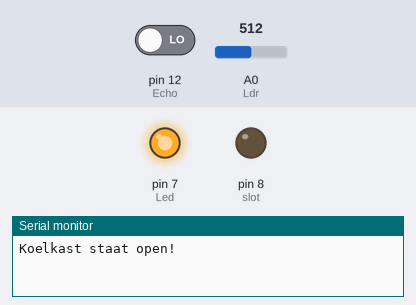
A sketch run on a simulated Arduino Uno, built with avr-gcc and run on an emulated ATmega328P. Parts: output pins drawn as LEDs (lit = HIGH), the last lines printed to the serial monitor. The inputs (shaded band) are chosen by the test bench; at power-on: A0 (Ldr) = 512, pin 12 (Echo) LOW. Pins used as bus, display or sensor lines are not drawn.

Above: at 2.0 s.
2.1 s: A0 (Ldr) set to 983
6.9 s: A0 (Ldr) set to 1015
At 8.8 s:
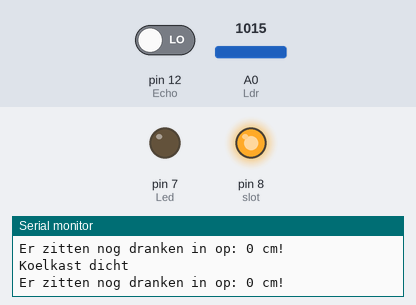
9.1 s: A0 (Ldr) set to 990
At 11.2 s:
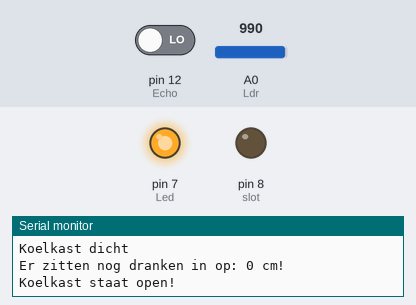
12.3 s: A0 (Ldr) set to 1010
At 14.9 s:
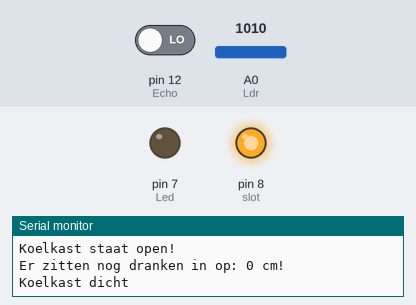
Timing chart, 0 to 16.4 s (numbered marks = the images above; inputs shaded):
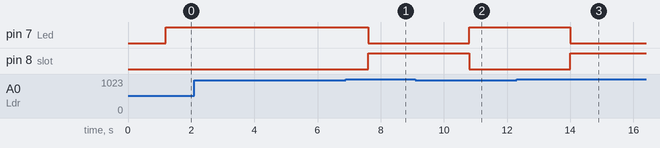

The sketch:

afstandssensor_en_LDR.ino
```cpp
int Trigger = 13;
int Echo = 12;
int Led = 7;
int Ldr = A0;
int slot = 8;

void setup() {
  pinMode(Trigger, OUTPUT);
  pinMode(Echo, INPUT);
  pinMode(Led, OUTPUT);
  pinMode(Ldr, INPUT);
  pinMode(slot, OUTPUT);
  Serial.begin(9600);
}

void loop() {
  digitalWrite(Trigger, LOW);
  delay(200);
  digitalWrite(Trigger, HIGH);
  delay(1000);
  digitalWrite(Trigger, LOW);
  int StatusLDR = analogRead(Ldr);
  if (StatusLDR <=1000) {
  digitalWrite(slot, LOW);
  digitalWrite(Led, HIGH);
  Serial.println("Koelkast staat open!");
  }
  else {
  digitalWrite(slot, HIGH);
  digitalWrite(Led, LOW);
  Serial.println("Koelkast dicht");
  }


  long duration = pulseIn(Echo, HIGH);
  int afstand_tot_drank = duration / 29 / 2;
  if (afstand_tot_drank >= 17) {
    Serial.println("Geen dranken gedetecteerd!!!");
  }
  else {
    Serial.println("Er zitten nog dranken in op: " + String(afstand_tot_drank) + " cm!");
  }
  delay(1000);
}
```

Measured:
- the behaviour switches between 1000 and 1001 on A0 (Ldr) (found by bisection; images 0 and 1)
- after the input at 6.9 s, pin 7 (Led): HIGH → LOW after 0.70 s; pin 8 (slot): LOW → HIGH after 0.70 s
- after the input at 9.1 s, pin 7 (Led): LOW → HIGH after 1.7 s; pin 8 (slot): HIGH → LOW after 1.7 s
- after the input at 12.3 s, pin 7 (Led): HIGH → LOW after 1.7 s; pin 8 (slot): LOW → HIGH after 1.7 s
